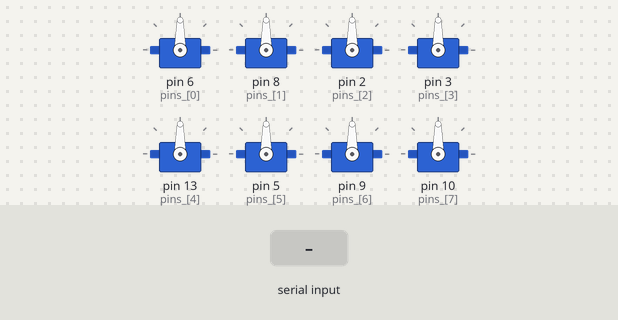
The sketch below on a simulated Arduino Uno, built with avr-gcc and run on an emulated ATmega328P. On the bench: 8 × servo. Inputs (shaded band) come from the test bench.

Above: at 1.2 s.
1.3 s: "90,45\n" received over Serial
At 2.1 s:
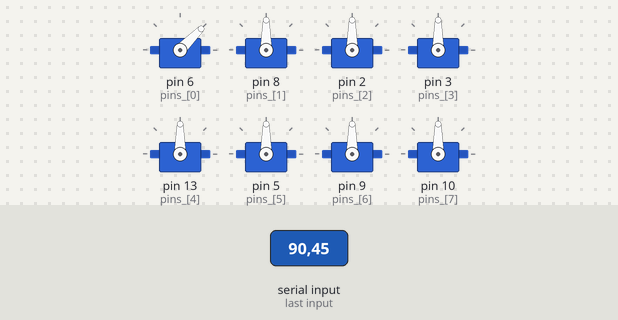
2.8 s: "30,150\n" received over Serial
At 3.3 s:
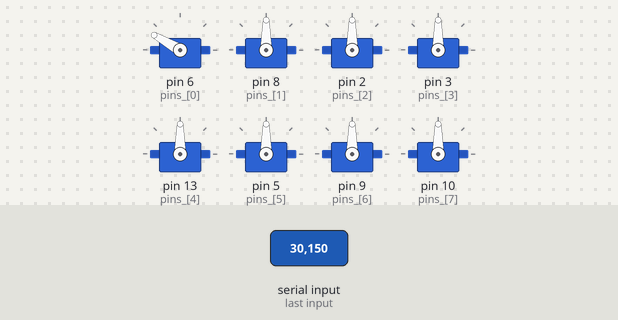
4.3 s: "200\n" received over Serial
At 5.5 s:
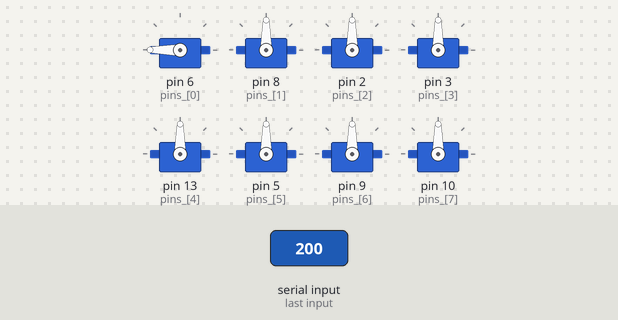
5.8 s: "90\n" received over Serial
At 6.6 s:
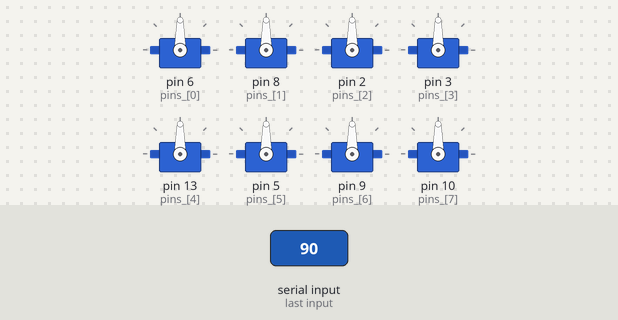
Timing chart, 0 to 8.3 s (numbered marks = the images above; inputs shaded):
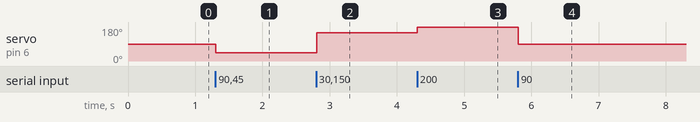

Measured:
- after the input at 1.3 s, servo on pin 6 (pins_[0]): 90° → 45° at once
- after the input at 2.8 s, servo on pin 6 (pins_[0]): 45° → 150° at once
- after the input at 4.3 s, servo on pin 6 (pins_[0]): 150° → 180° at once
- after the input at 5.8 s, servo on pin 6 (pins_[0]): 180° → 90° at once

The sketch:

calibrate.ino
```cpp
// (licence header left out)
#include <Servo.h>

#define NUM_JOINT 8

 // Joint Order
 //    FLA, FLB, FRA, FRB, HLA, HLB, HRA, HRB

int pins_[NUM_JOINT] = { 6, 8, 2, 3, 13, 5, 9, 10 };

// Adjust these values until the legs are all horizontal
int zeros_[NUM_JOINT] = { 90, 90, 90, 90, 90, 90, 90, 90 };
int dirs_[NUM_JOINT] = { 1, 1, -1, -1, 1, 1, -1, -1 };
int pos_[NUM_JOINT] = {};

Servo servos[8];
int sel = 0;

void setup() {
  Serial.begin(9600);

  for (int i = 0; i < NUM_JOINT; ++i) {
    servos[i].attach(pins_[i]);
    pos_[i] = zeros_[i];
  }
}

void loop() {

  if (Serial.available()) {
    int p = Serial.parseInt();
    Serial.flush();
    if (p < 8) {
      // switch pins
      // (assuming you won't write below 8)
      sel = p;
    }
    else {
      // set position
      pos_[sel] = p;
    }

  }

  for (int i = 0; i < NUM_JOINT; ++i) {
    servos[i].write(pos_[i]);
  }

}
```
